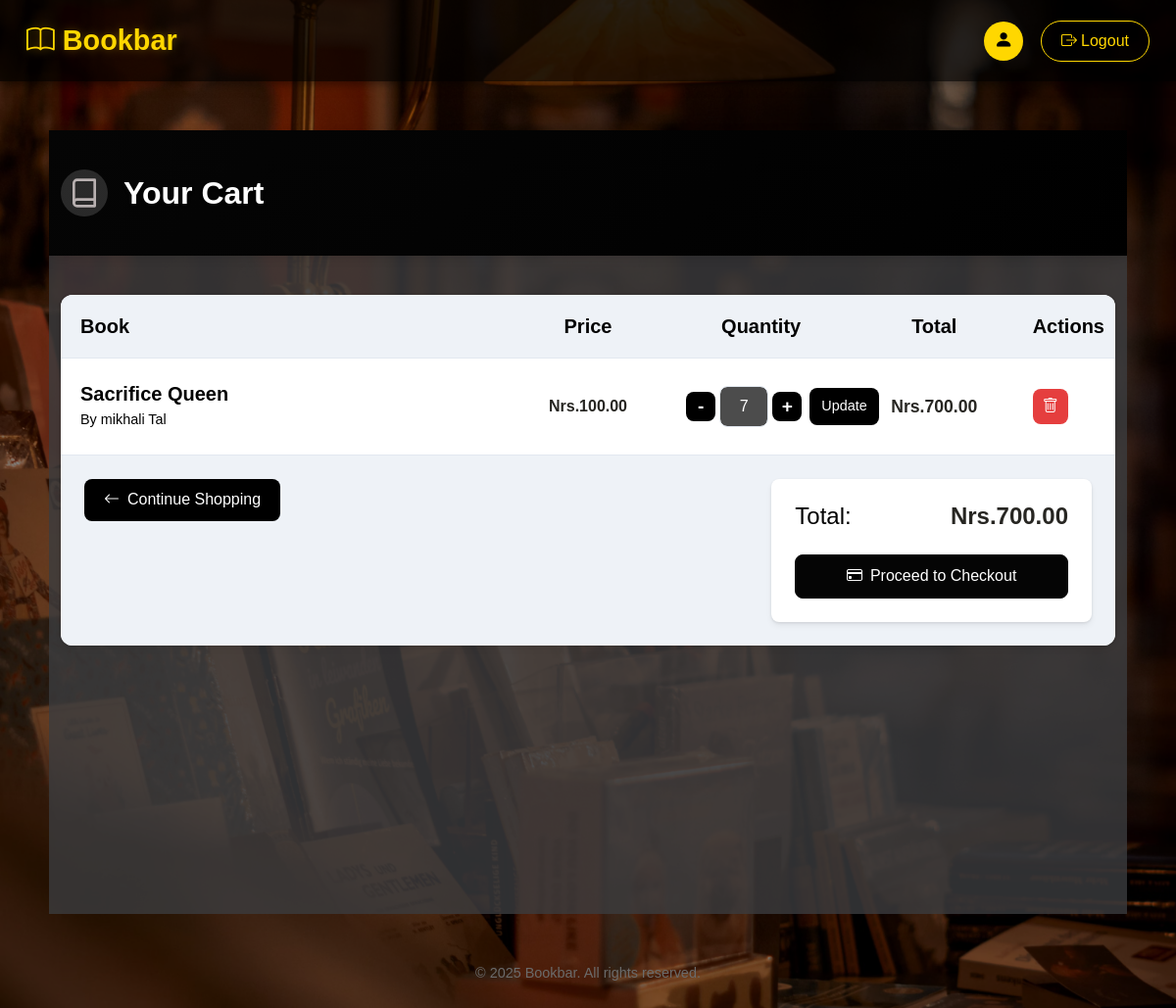
Page /product/view_cart/ (signed in) on the committed database.
### product/models.py (models this page shows, shortened)
class Book(models.Model):
    Title= models.CharField(max_length=25)
    Author= models.ForeignKey(Author, on_delete=models.CASCADE)
    Descriptions= models.TextField()
    Genere= models.CharField(max_length=15)
    Price =models.DecimalField(max_digits=6 , decimal_places=2)
    Cover_Page= models.ImageField(upload_to='image/')

class Author(models.Model):
    Name= models.CharField(max_length=100)
    DOB= models.DateField(blank=True, null=True)
    Education= models.CharField(max_length=250)

### product/views.py (the view)
# urls.py: path('view_cart/', views.view_cart, name='view_cart'),
@login_required
def view_cart(request):
    cart, created = Cart.objects.get_or_create(user=request.user)
    cart_items = cart.cart_items.all()
    items = []
    total = 0
    for item in cart_items:
        item_total = item.book.Price * item.quantity
        items.append({
            'id': item.id,
            'book': item.book,
            'quantity': item.quantity,
            'price': item.book.Price,
            'item_total': item_total
        })
        total += item_total
    return render(request, 'view_cart.html', {
        'cart_items': items,
        'total': total
    })

### product/templates/view_cart.html (shortened to what this page needs)
{% extends 'base.html' %}
{% block content %}
<div class="cart-container">
    <div class="header-section">
        <div class="container">
            <div class="d-flex justify-content-between align-items-center flex-wrap">
                <div class="header-title">
                    <div class="brand-logo">
                    </div>
                    <h1>Your Cart</h1>
                </div>
            </div>
        </div>
    </div>
    <div class="container main-content">
        {% if cart_items %}
            <div class="cart-items-container">
                <div class="cart-header">
                    <div class="row align-items-center">
                        <div class="col-md-5">
                            <h5 class="header-cell">Book</h5>
                        </div>
                        <div class="col-md-2 text-center">
                            <h5 class="header-cell">Price</h5>
                        </div>
                        <div class="col-md-2 text-center">
                            <h5 class="header-cell">Quantity</h5>
                        </div>
                        <div class="col-md-2 text-center">
                            <h5 class="header-cell">Total</h5>
                        </div>
                        <div class="col-md-1 text-center">
                            <h5 class="header-cell">Actions</h5>
                        </div>
                    </div>
                </div>
                {% for item in cart_items %}
                <div class="cart-item">
                    <div class="row align-items-center">
                        <div class="col-md-5">
                            <div class="book-info">
                                <h5 class="book-title">{{ item.book.Title }}</h5>
                                <p class="author-name">By {{ item.book.Author.Name }}</p>
                            </div>
                        </div>
                        <div class="col-md-2 text-center">
                            <div class="price">Nrs.{{ item.price }}</div>
                        </div>
                        <div class="col-md-2 text-center">
                            <form action="{% url 'update_cart_item' item.id %}" method="post" class="quantity-form">
                                <div class="quantity-control">
                                    <button type="button" class="btn quantity-btn decrease-btn">-</button>
                                    <input type="number" name="quantity" value="{{ item.quantity }}" min="1" class="form-control quantity-input" id="quantity-{{ item.id }}">
                                    <button type="button" class="btn quantity-btn increase-btn">+</button>
                                    <button type="submit" class="btn update-btn">Update</button>
                                </div>
                            </form>
                        </div>
                        <div class="col-md-2 text-center">
                            <div class="item-total">Nrs.{{ item.item_total }}</div>
                        </div>
                        <div class="col-md-1 text-center">
                            <form action="{% url 'remove_from_cart' item.id %}" method="post" onsubmit="return confirm('Are you sure you want to remove this item from your cart?');">
                                <button type="submit" class="btn remove-btn">
                                    <i class="bi bi-trash"></i>
                                </button>
                            </form>
                        </div>
                    </div>
                </div>
                {% endfor %}
                <div class="cart-footer">
                    <div class="row">
                        <div class="col-md-8">
                            <a href="{% url 'book_list' %}" class="btn continue-shopping">
                                <i class="bi bi-arrow-left me-2"></i>Continue Shopping
                            </a>
                        </div>
                        <div class="col-md-4">
                            <div class="cart-total">
                                <div class="d-flex justify-content-between align-items-center">
                                    <h4>Total:</h4>
                                    <h4 class="total-amount">Nrs.{{ total }}</h4>
                                </div>
                                <a href="#" class="btn custom-btn-dark w-100 mt-3">
                                    <i class="bi bi-credit-card me-2"></i>Proceed to Checkout
                                </a>
                            </div>
                        </div>
                    </div>
                </div>
            </div>
        {% endif %}
    </div>
</div>
<div class="footer-section">
    <p>© 2025 Bookbar. All rights reserved.</p>
</div>
{% endblock %}

### product/templates/view_cart.html (style rules this page uses)
:root { --primary-color: #050505; --primary-dark: #000000; --primary-light: #eef2f7; --accent-color: #272622; --text-dark: #030303; --text-light: #0b0b0b; --bg-light: #3b3d3fcb; --card-bg: #ffffff; --border-color: #e2e8f0; --danger: #e53e3e; --success: #38a169; --card-shadow: 0 4px 6px rgba(0, 0, 0, 0.05), 0 1px 3px rgba(0, 0, 0, 0.1); --hover-shadow: 0 10px 15px rgba(0, 0, 0, 0.1); }
.cart-container { min-height: 100vh; background-color: var(--bg-light); color: var(--text-dark); }
.header-section { background: linear-gradient(135deg, var(--primary-color) 0%, var(--primary-dark) 100%); color: white; padding: 2.5rem 0; margin-bottom: 2.5rem; box-shadow: 0 4px 12px rgba(0, 0, 0, 0.1); }
.header-title { display: flex; align-items: center; }
.brand-logo { margin-right: 1rem; color: rgb(184, 176, 176); background: rgba(255, 255, 255, 0.15); border-radius: 50%; width: 48px; height: 48px; display: flex; align-items: center; justify-content: center; }
.header-title h1 { margin: 0; font-weight: 700; font-size: 2rem; text-shadow: 0 2px 4px rgba(0, 0, 0, 0.1); }
.main-content { padding-bottom: 3rem; }
.cart-items-container { background-color: var(--card-bg); border-radius: 12px; box-shadow: var(--card-shadow); overflow: hidden; margin-bottom: 2rem; }
.cart-header { background-color: var(--primary-light); padding: 1.25rem; border-bottom: 1px solid var(--border-color); }
.header-cell { font-weight: 600; color: var(--text-dark); margin: 0; }
.cart-item { padding: 1.5rem 1.25rem; border-bottom: 1px solid var(--border-color); transition: background-color 0.2s ease; }
.book-info { display: flex; flex-direction: column; }
.book-title { font-weight: 600; margin-bottom: 0.25rem; color: var(--text-dark); }
.author-name { color: var(--text-dark); margin-bottom: 0; font-size: 0.9rem; }
.price, .item-total { font-weight: 600; color: var(--accent-color); }
.item-total { font-size: 1.1rem; }
.quantity-form { display: inline-block; }
.quantity-control { display: flex; align-items: center; justify-content: center; }
.quantity-input { width: 50px; text-align: center; border-radius: 8px; border: 1px solid var(--border-color); padding: 0.5rem; margin: 0 0.25rem; }
.quantity-input { -moz-appearance: textfield; }
.quantity-btn { background-color: black; color: white; border: none; border-radius: 8px; width: 30px; height: 30px; display: flex; align-items: center; justify-content: center; font-size: 1.2rem; font-weight: bold; padding: 0; }
.update-btn { background-color: black; color: white; border: none; border-radius: 8px; padding: 0.5rem 0.75rem; font-size: 0.9rem; margin-left: 0.5rem; }
.remove-btn { background-color: var(--danger); color: white; border: none; border-radius: 8px; width: 36px; height: 36px; display: flex; align-items: center; justify-content: center; transition: all 0.3s ease; }
.cart-footer { padding: 1.5rem; background-color: var(--primary-light); }
.continue-shopping { display: inline-flex; align-items: center; background-color: black; color: white; border-radius: 8px; padding: 0.6rem 1.25rem; font-weight: 500; border: none; }
.cart-total { background-color: white; padding: 1.5rem; border-radius: 8px; box-shadow: var(--card-shadow); }
.total-amount { font-weight: 700; color: var(--accent-color); }
.custom-btn-dark { background-color: var(--primary-color); border-color: var(--primary-color); color: white; transition: all 0.3s ease; border-radius: 8px; padding: 0.6rem 1.25rem; font-weight: 500; }
.footer-section { text-align: center; margin-top: 30px; padding: 20px 0; color: #6b6b6b; font-size: 0.9rem; }

### rows in the picture
Book: book.Title "Sacrifice Queen", book.Author.Name "mikhali Tal", price "100.00", quantity "7", item_total "700.00"

### other values in the picture
{{ total }} "700.00"
